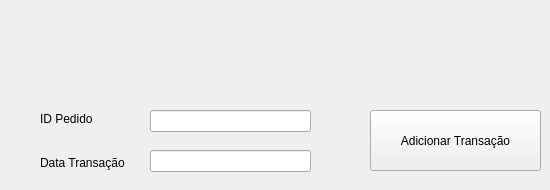
      <widget class="QWidget" name="tab_5">
       <attribute name="title">
        <string>Adicionar</string>
       </attribute>
       <widget class="QLineEdit" name="entrada_idpedido_transacao">
        <property name="geometry">
         <rect>
          <x>150</x>
          <y>110</y>
          <width>161</width>
          <height>22</height>
         </rect>
        </property>
       </widget>
       <widget class="QLineEdit" name="entrada_data_transacao">
        <property name="geometry">
         <rect>
          <x>150</x>
          <y>150</y>
          <width>161</width>
          <height>22</height>
         </rect>
        </property>
       </widget>
       <widget class="QPushButton" name="botao_adicionar_transacao">
        <property name="geometry">
         <rect>
          <x>370</x>
          <y>110</y>
          <width>171</width>
          <height>61</height>
         </rect>
        </property>
        <property name="text">
         <string>Adicionar Transação</string>
        </property>
       </widget>
       <widget class="QWidget" name="">
        <property name="geometry">
         <rect>
          <x>40</x>
          <y>100</y>
          <width>92</width>
          <height>81</height>
         </rect>
        </property>
        <layout class="QVBoxLayout" name="verticalLayout_7">
         <item>
          <widget class="QLabel" name="label_clients_name_119">
           <property name="text">
            <string>ID Pedido</string>
           </property>
          </widget>
         </item>
         <item>
          <widget class="QLabel" name="label_clients_name_159">
           <property name="text">
            <string>Data Transação</string>
           </property>
          </widget>
         </item>
        </layout>
       </widget>
      </widget>
